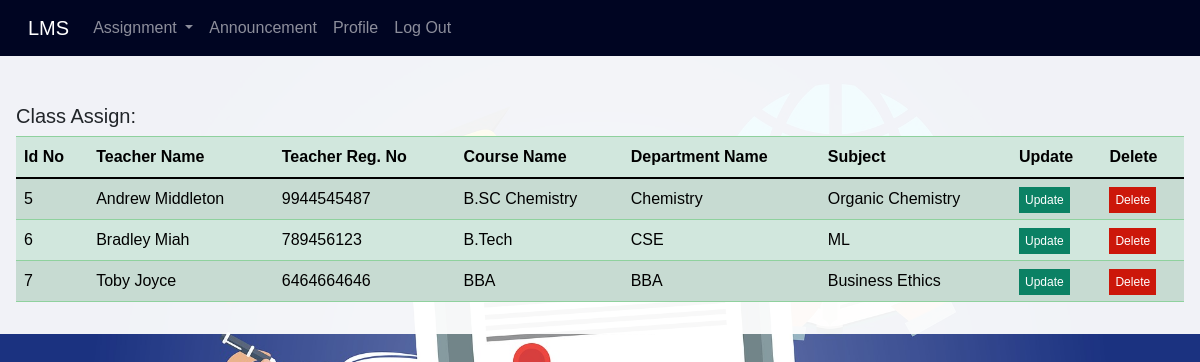
The page /view_assign_class/ on the database its author committed.
### lms_app/models.py (models this page shows)
class Subject_assign(models.Model):
    id = models.AutoField(primary_key=True)
    course_name = models.CharField(max_length=100, unique=False,null=True)
    department_name = models.CharField(max_length=100, unique=False, null=True)
    subject_name = models.CharField(max_length=100, unique=False, null=True)
    teachers_id = models.IntegerField(unique=False, null=True)
    teachers_name = models.CharField(max_length=100, unique=False, null=True)
    teachers_reg_no = models.CharField(max_length=100, unique=False, null=True)

### lms_app/views.py (the view)
# urls.py: path('view_assign_class/', views.view_assign_class, name='view_assign_class'),
def view_assign_class(requests):
    class_assign = Subject_assign.objects.all()
    my_dict={'class_assign':class_assign}
    return render(requests, 'view_assign_class.html',context=my_dict)

### templates/view_assign_class.html (shortened to what this page needs)
{% extends 'header.html' %}
{% block body_block %}
<div class="from_table">
    <table class="table table-striped table-success">
      <h5 style="padding-top: 2rem;">Class Assign:</h5>
  <thead>
    <tr>
      <th scope="col">Id No</th>
       <th scope="col">Teacher Name</th>
         <th scope="col">Teacher Reg. No</th>
      <th scope="col">Course Name</th>
      <th scope="col">Department Name</th>
        <th scope="col">Subject</th>
      <th scope="col">Update</th>
      <th scope="col">Delete</th>
    </tr>
  </thead>
  <tbody>
{% if class_assign %}
{%  for c in class_assign %}
    <tr>
      <td>{{c.id}}</td>
      <td>{{c.teachers_name}}</td>
      <td>{{c.teachers_reg_no}}</td>
      <td>{{c.course_name}}</td>
      <td>{{c.department_name}}</td>
       <td>{{c.subject_name}}</td>
        <td><a href="{% url 'base:update_assign_class' class_id=c.id   %}" style="text-decoration: none; background: rgb(11, 129, 100); padding: 6px; color: white; font-size: 12px;">Update</a></td>
        <td><a href="{% url 'base:delete_assign_class' class_id=c.id   %}" style="text-decoration: none; background: rgb(204, 23, 10); padding: 6px; color: white; font-size: 12px;">Delete</a></td>
    </tr>
{% endfor %}
{%endif %}
  </tbody>
</table>
</div>
</body>
</html>
{% endblock %}

### static/css/style.css (style rules this page uses)
body { margin: 0; padding: 0; box-sizing: border-box; background: rgb(27, 50, 128); font-family: 'Noto Sans JP', sans-serif; background-size: 100%; background-repeat: no-repeat; background-position: top; }
.new_feeds,th { padding: 20px; }
.from_table { padding: 1rem; overflow: auto; flex: 1 1 30rem; background-color: rgba(255, 255, 255, 0.938); margin: auto; margin-top: 0px; }

### rows shown on the page
Subject_assign: id "5", teachers_name "Andrew Middleton", teachers_reg_no "9944545487", course_name "B.SC Chemistry", department_name "Chemistry", subject_name "Organic Chemistry"
Subject_assign: id "6", teachers_name "Bradley Miah", teachers_reg_no "789456123", course_name "B.Tech", department_name "CSE", subject_name "ML"
Subject_assign: id "7", teachers_name "Toby Joyce", teachers_reg_no "6464664646", course_name "BBA", department_name "BBA", subject_name "Business Ethics"
